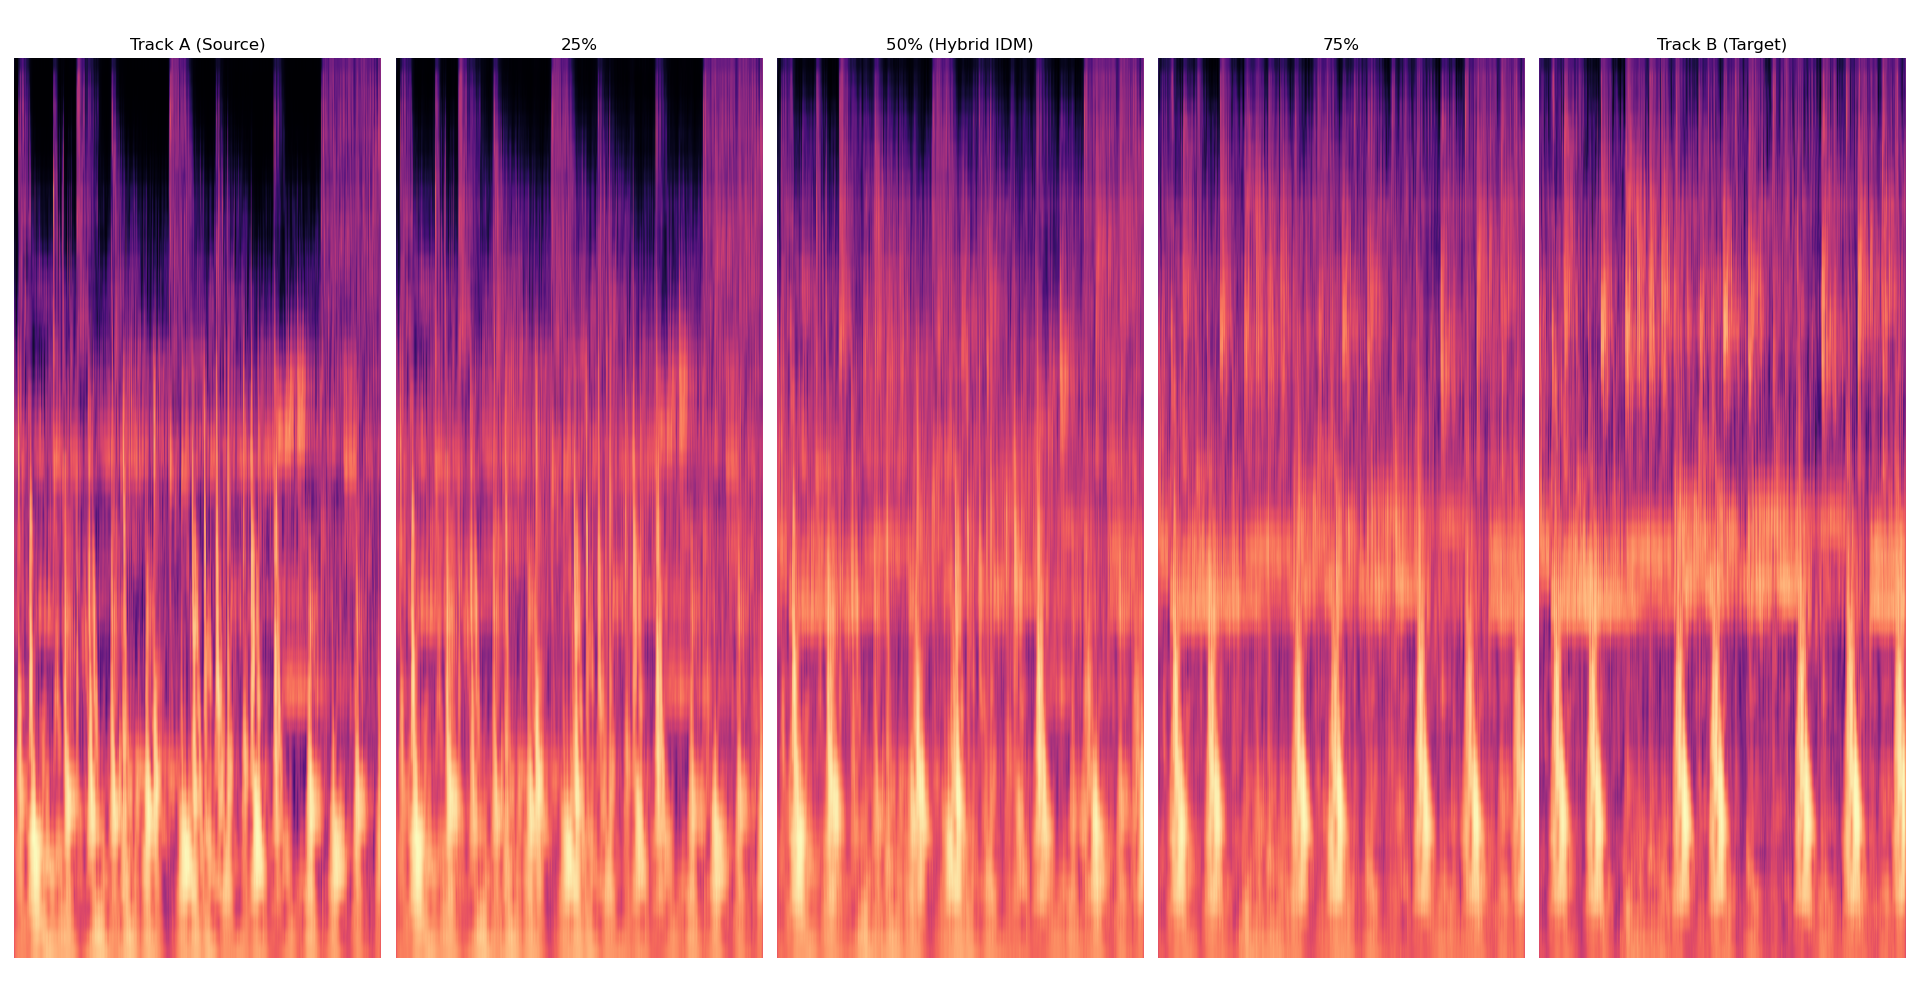

Here is the Python script that generated this plot:
import torch
import torch.nn as nn
from torch.utils.data import Dataset, DataLoader
import numpy as np
import os
import matplotlib.pyplot as plt
import glob
import math


class IDMTensorDataset(Dataset):
    def __init__(self, tensor_folder, slice_len=3, sr=22050, hop_length=128):
        self.files = glob.glob(os.path.join(tensor_folder, '*.pt'))

        if len(self.files) == 0:
             self.files = glob.glob(os.path.join(tensor_folder, '**', '*.pt'), recursive=True)
             
        self.slice_pixels = int((slice_len * sr) / hop_length)
        self.slice_pixels = self.slice_pixels - (self.slice_pixels % 4)

    def __len__(self):
        return len(self.files)

    def __getitem__(self, idx):
        path = self.files[idx]
        full_tensor = torch.load(path)
        _, _, width = full_tensor.shape
        target_width = self.slice_pixels
        
        if width > target_width:
            start = np.random.randint(0, width - target_width)
            crop = full_tensor[:, :, start : start + target_width]
        else:
            crop = torch.zeros((1, 64, target_width))
            crop[:, :, :width] = full_tensor
        return crop

class PositionalEncoding(nn.Module):
    def __init__(self, d_model, max_len=5000):
        super().__init__()
        pe = torch.zeros(max_len, d_model)
        position = torch.arange(0, max_len, dtype=torch.float).unsqueeze(1)
        div_term = torch.exp(torch.arange(0, d_model, 2).float() * (-math.log(10000.0) / d_model))
        pe[:, 0::2] = torch.sin(position * div_term)
        pe[:, 1::2] = torch.cos(position * div_term)
        self.register_buffer('pe', pe)

    def forward(self, x):
        return x + self.pe[:x.size(1), :].unsqueeze(0)

class IDMAutoencoder(nn.Module):
    def __init__(self):
        super().__init__()
        self.embed_dim = 64 * 16
        self.pos_emb = PositionalEncoding(d_model=self.embed_dim, max_len=2000)
        
        # ENCODER (Strided Conv)
        self.encoder_cnn = nn.Sequential(
            nn.Conv2d(1, 32, kernel_size=(5, 3), stride=(2, 2), padding=(2, 1)),
            nn.BatchNorm2d(32),
            nn.GELU(),
            nn.Conv2d(32, 64, kernel_size=(5, 3), stride=(2, 2), padding=(2, 1)),
            nn.BatchNorm2d(64),
            nn.GELU()
        )
        
        # TRANSFORMER
        encoder_layer = nn.TransformerEncoderLayer(
            d_model=self.embed_dim, nhead=8, dim_feedforward=2048, dropout=0.1, batch_first=True
        )
        self.transformer = nn.TransformerEncoder(encoder_layer, num_layers=3)
        
        # DECODER (PixelShuffle)
        self.decoder_cnn = nn.Sequential(
            nn.Conv2d(64, 128, kernel_size=3, padding=1),
            nn.PixelShuffle(upscale_factor=2),
            nn.BatchNorm2d(32),
            nn.GELU(),
            nn.Conv2d(32, 16 * 4, kernel_size=3, padding=1), 
            nn.PixelShuffle(upscale_factor=2), 
            nn.GELU(),
            nn.Conv2d(16, 1, kernel_size=3, padding=1),
            nn.Sigmoid()
        )

    
    def forward(self, x):
        pass 



def run_morphing(model, dataset, device):
    print("Генерирую морфинг...")
    model.eval()
    
    
    idx1 = np.random.randint(0, len(dataset))
    idx2 = np.random.randint(0, len(dataset))
    while idx1 == idx2: idx2 = np.random.randint(0, len(dataset))
    
    track_A = dataset[idx1].unsqueeze(0).to(device)
    track_B = dataset[idx2].unsqueeze(0).to(device)
    
    with torch.no_grad():

        

        def get_latent(x):
            
            feat = model.encoder_cnn(x)
            b, c, h, w = feat.shape
            
            flat = feat.permute(0, 3, 1, 2).reshape(b, w, c*h)
            
            flat = model.pos_emb(flat)
            latent = model.transformer(flat)
            return latent, (b, c, h, w)

        latent_A, shape_info = get_latent(track_A)
        latent_B, _ = get_latent(track_B)
        
        b, c, h, w = shape_info

        
        
        
        alphas = [0.0, 0.25, 0.5, 0.75, 1.0]
        results = []
        
        for alpha in alphas:
    
            latent_mix = (1 - alpha) * latent_A + alpha * latent_B
            
    
    
            latent_reshaped = latent_mix.reshape(b, w, c, h).permute(0, 2, 3, 1)
    
            reconstructed = model.decoder_cnn(latent_reshaped)
            
    
            img = reconstructed.squeeze().cpu().numpy()
            results.append(img)

    
    plt.figure(figsize=(20, 6))
    titles = ["Track A (Source)", "25%", "50% (Hybrid IDM)", "75%", "Track B (Target)"]
    
    for i, img in enumerate(results):
        plt.subplot(1, 5, i+1)
        plt.title(titles[i])
        plt.imshow(img, aspect='auto', origin='lower', cmap='magma')
        plt.axis('off')
    
    plt.tight_layout()
    plt.savefig('morphing_result_gan.png')
    print("Готово! Результат сохранен в 'morphing_result_gan.png'")
    plt.show()


if __name__ == '__main__':
    device = torch.device('cuda' if torch.cuda.is_available() else 'cpu')
    print(f"Device: {device}")
    

    model = IDMAutoencoder().to(device)
    
    
    weights_path = 'idm_generator_gan.pth' 
    
    if os.path.exists(weights_path):
        print(f"Загружаю веса из {weights_path}...")
        try:
            model.load_state_dict(torch.load(weights_path, map_location=device))
            print("Веса успешно загружены!")
        except Exception as e:
            print(f"Ошибка загрузки весов: {e}")
            print("Убедись, что архитектура в этом скрипте совпадает с той, на которой обучали!")
            exit()
    else:
        print(f"Файл {weights_path} не найден! Проверь имя файла.")
        exit()

    
    dataset = IDMTensorDataset(tensor_folder='tensors/valid', slice_len=3)
    
    if len(dataset) > 0:
        run_morphing(model, dataset, device)
    else:
        print("Датасет пуст или не найден.")